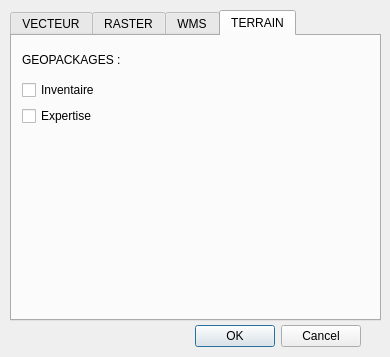
<?xml version="1.0" encoding="UTF-8"?>
<ui version="4.0">
 <class>AddDataDialog</class>
 <widget class="QDialog" name="AddDataDialog">
  <property name="geometry">
   <rect>
    <x>0</x>
    <y>0</y>
    <width>390</width>
    <height>357</height>
   </rect>
  </property>
  <property name="windowTitle">
   <string>Ajout de couches</string>
  </property>
  <widget class="QDialogButtonBox" name="buttonBox">
   <property name="geometry">
    <rect>
     <x>20</x>
     <y>320</y>
     <width>341</width>
     <height>32</height>
    </rect>
   </property>
   <property name="orientation">
    <enum>Qt::Horizontal</enum>
   </property>
   <property name="standardButtons">
    <set>QDialogButtonBox::Cancel|QDialogButtonBox::Ok</set>
   </property>
  </widget>
  <widget class="QTabWidget" name="tabWidget">
   <property name="geometry">
    <rect>
     <x>10</x>
     <y>10</y>
     <width>371</width>
     <height>311</height>
    </rect>
   </property>
   <property name="currentIndex">
    <number>3</number>
   </property>
   <widget class="QWidget" name="VECTEUR">
    <attribute name="title">
     <string>VECTEUR</string>
    </attribute>
    <widget class="QWidget" name="verticalLayoutWidget_2">
     <property name="geometry">
      <rect>
       <x>10</x>
       <y>10</y>
       <width>341</width>
       <height>161</height>
      </rect>
     </property>
     <layout class="QVBoxLayout" name="verticalLayout_3">
      <item>
       <widget class="QCheckBox" name="cb_vector_parca">
        <property name="text">
         <string>Cadastre (PARCA - poly)</string>
        </property>
       </widget>
      </item>
      <item>
       <widget class="QCheckBox" name="cb_vector_route">
        <property name="text">
         <string>Routes (ROUTE - ligne/poly)</string>
        </property>
       </widget>
      </item>
      <item>
       <widget class="QCheckBox" name="cb_vector_pf">
        <property name="text">
         <string>Parcelles Forestières (PF - ligne/poly)</string>
        </property>
       </widget>
      </item>
      <item>
       <widget class="QCheckBox" name="cb_vector_sspf">
        <property name="text">
         <string>Sous-parcelles Forestières (SSPF - ligne/poly)</string>
        </property>
       </widget>
      </item>
      <item>
       <widget class="QCheckBox" name="cb_vector_ua">
        <property name="text">
         <string>Unité d'analyse (UA - poly)</string>
        </property>
       </widget>
      </item>
      <item>
       <widget class="QCheckBox" name="cb_vector_ame">
        <property name="text">
         <string>Aménagement (AME - poly)</string>
        </property>
       </widget>
      </item>
      <item>
       <widget class="QCheckBox" name="cb_vector_topo">
        <property name="text">
         <string>Topologie (TOPO - ligne)</string>
        </property>
       </widget>
      </item>
     </layout>
    </widget>
   </widget>
   <widget class="QWidget" name="RASTER">
    <attribute name="title">
     <string>RASTER</string>
    </attribute>
    <widget class="QWidget" name="verticalLayoutWidget">
     <property name="geometry">
      <rect>
       <x>10</x>
       <y>10</y>
       <width>341</width>
       <height>161</height>
      </rect>
     </property>
     <layout class="QVBoxLayout" name="verticalLayout">
      <item>
       <widget class="QCheckBox" name="cb_raster_plt">
        <property name="text">
         <string>PLT (carte actuelle des peuplements)</string>
        </property>
       </widget>
      </item>
      <item>
       <widget class="QCheckBox" name="cb_raster_plt_anc">
        <property name="text">
         <string>PLT-ANC (ancienne carte des peuplements)</string>
        </property>
       </widget>
      </item>
      <item>
       <widget class="QCheckBox" name="cb_raster_irc">
        <property name="text">
         <string>IRC</string>
        </property>
       </widget>
      </item>
      <item>
       <widget class="QCheckBox" name="cb_raster_rgb">
        <property name="text">
         <string>RGB</string>
        </property>
       </widget>
      </item>
      <item>
       <widget class="QCheckBox" name="cb_raster_mnh">
        <property name="text">
         <string>MNH</string>
        </property>
       </widget>
      </item>
      <item>
       <widget class="QCheckBox" name="cb_raster_mnt">
        <property name="text">
         <string>MNT</string>
        </property>
       </widget>
      </item>
      <item>
       <widget class="QCheckBox" name="cb_raster_scan25">
        <property name="text">
         <string>Scan 25</string>
        </property>
       </widget>
      </item>
     </layout>
    </widget>
   </widget>
   <widget class="QWidget" name="WMS">
    <attribute name="title">
     <string>WMS</string>
    </attribute>
    <widget class="QWidget" name="gridLayoutWidget_3">
     <property name="geometry">
      <rect>
       <x>10</x>
       <y>10</y>
       <width>341</width>
       <height>271</height>
      </rect>
     </property>
     <layout class="QGridLayout" name="gridLayout_5">
      <item row="3" column="0">
       <layout class="QHBoxLayout" name="horizontalLayout_2">
        <item>
         <widget class="QCheckBox" name="cb_wms_rgb">
          <property name="text">
           <string>RGB</string>
          </property>
         </widget>
        </item>
        <item>
         <widget class="QCheckBox" name="cb_wms_irc">
          <property name="text">
           <string>IRC</string>
          </property>
         </widget>
        </item>
        <item>
         <widget class="QCheckBox" name="cb_wms_spot_2023">
          <property name="text">
           <string>SPOT</string>
          </property>
         </widget>
        </item>
       </layout>
      </item>
      <item row="1" column="0">
       <layout class="QHBoxLayout" name="horizontalLayout">
        <item>
         <widget class="QCheckBox" name="cb_wms_scan100">
          <property name="text">
           <string>Scan 100</string>
          </property>
         </widget>
        </item>
        <item>
         <widget class="QCheckBox" name="cb_wms_scan1000">
          <property name="text">
           <string>Scan 1000</string>
          </property>
         </widget>
        </item>
        <item>
         <widget class="QCheckBox" name="cb_wms_scan25">
          <property name="text">
           <string>Scan 25</string>
          </property>
         </widget>
        </item>
        <item>
         <widget class="QCheckBox" name="cb_wms_scan25_grey">
          <property name="text">
           <string>Scan 25 gray</string>
          </property>
         </widget>
        </item>
       </layout>
      </item>
      <item row="5" column="0">
       <layout class="QGridLayout" name="gridLayout_4">
        <item row="0" column="0">
         <widget class="QCheckBox" name="cb_wms_histo_1950">
          <property name="text">
           <string>1950-1965</string>
          </property>
         </widget>
        </item>
        <item row="0" column="1">
         <widget class="QCheckBox" name="cb_wms_histo_1965">
          <property name="text">
           <string>1965-1980</string>
          </property>
         </widget>
        </item>
        <item row="0" column="2">
         <widget class="QCheckBox" name="cb_wms_histo_1980">
          <property name="text">
           <string>1980-1995</string>
          </property>
         </widget>
        </item>
        <item row="1" column="2">
         <widget class="QCheckBox" name="cb_wms_histo_2011">
          <property name="text">
           <string>2011-2015</string>
          </property>
         </widget>
        </item>
        <item row="1" column="1">
         <widget class="QCheckBox" name="cb_wms_histo_2006">
          <property name="text">
           <string>2006-2010</string>
          </property>
         </widget>
        </item>
        <item row="1" column="0">
         <widget class="QCheckBox" name="cb_wms_histo_2000">
          <property name="text">
           <string>2000-2005</string>
          </property>
         </widget>
        </item>
       </layout>
      </item>
      <item row="2" column="0">
       <widget class="QLabel" name="label_layers_4">
        <property name="text">
         <string>ORTHOPHOTOS :</string>
        </property>
       </widget>
      </item>
      <item row="0" column="0">
       <widget class="QLabel" name="label_layers_3">
        <property name="text">
         <string>SCAN IGN :</string>
        </property>
       </widget>
      </item>
      <item row="6" column="0">
       <widget class="QLabel" name="label_layers_6">
        <property name="text">
         <string>AUTRES</string>
        </property>
       </widget>
      </item>
      <item row="4" column="0">
       <widget class="QLabel" name="label_layers_5">
        <property name="text">
         <string>ORTHOPHOTOS HISTORIQUES</string>
        </property>
       </widget>
      </item>
      <item row="7" column="0">
       <layout class="QHBoxLayout" name="horizontalLayout_3">
        <item>
         <widget class="QCheckBox" name="cb_wms_pci">
          <property name="text">
           <string>PCI image</string>
          </property>
         </widget>
        </item>
        <item>
         <widget class="QCheckBox" name="cb_wms_geol">
          <property name="text">
           <string>Scan Geol</string>
          </property>
         </widget>
        </item>
       </layout>
      </item>
     </layout>
    </widget>
   </widget>
   <widget class="QWidget" name="TERRAIN">
    <attribute name="title">
     <string>TERRAIN</string>
    </attribute>
    <widget class="QWidget" name="gridLayoutWidget">
     <property name="geometry">
      <rect>
       <x>10</x>
       <y>10</y>
       <width>341</width>
       <height>80</height>
      </rect>
     </property>
     <layout class="QGridLayout" name="gridLayout_2">
      <item row="0" column="0">
       <widget class="QLabel" name="label_layers_13">
        <property name="text">
         <string>GEOPACKAGES :</string>
        </property>
       </widget>
      </item>
      <item row="2" column="0">
       <widget class="QCheckBox" name="cb_terrain_inventaire">
        <property name="text">
         <string>Expertise</string>
        </property>
       </widget>
      </item>
      <item row="1" column="0">
       <widget class="QCheckBox" name="cb_terrain_expertise">
        <property name="text">
         <string>Inventaire</string>
        </property>
       </widget>
      </item>
     </layout>
    </widget>
   </widget>
  </widget>
 </widget>
 <resources/>
 <connections>
  <connection>
   <sender>buttonBox</sender>
   <signal>accepted()</signal>
   <receiver>AddDataDialog</receiver>
   <slot>accept()</slot>
   <hints>
    <hint type="sourcelabel">
     <x>248</x>
     <y>254</y>
    </hint>
    <hint type="destinationlabel">
     <x>157</x>
     <y>274</y>
    </hint>
   </hints>
  </connection>
  <connection>
   <sender>buttonBox</sender>
   <signal>rejected()</signal>
   <receiver>AddDataDialog</receiver>
   <slot>reject()</slot>
   <hints>
    <hint type="sourcelabel">
     <x>316</x>
     <y>260</y>
    </hint>
    <hint type="destinationlabel">
     <x>286</x>
     <y>274</y>
    </hint>
   </hints>
  </connection>
 </connections>
</ui>
